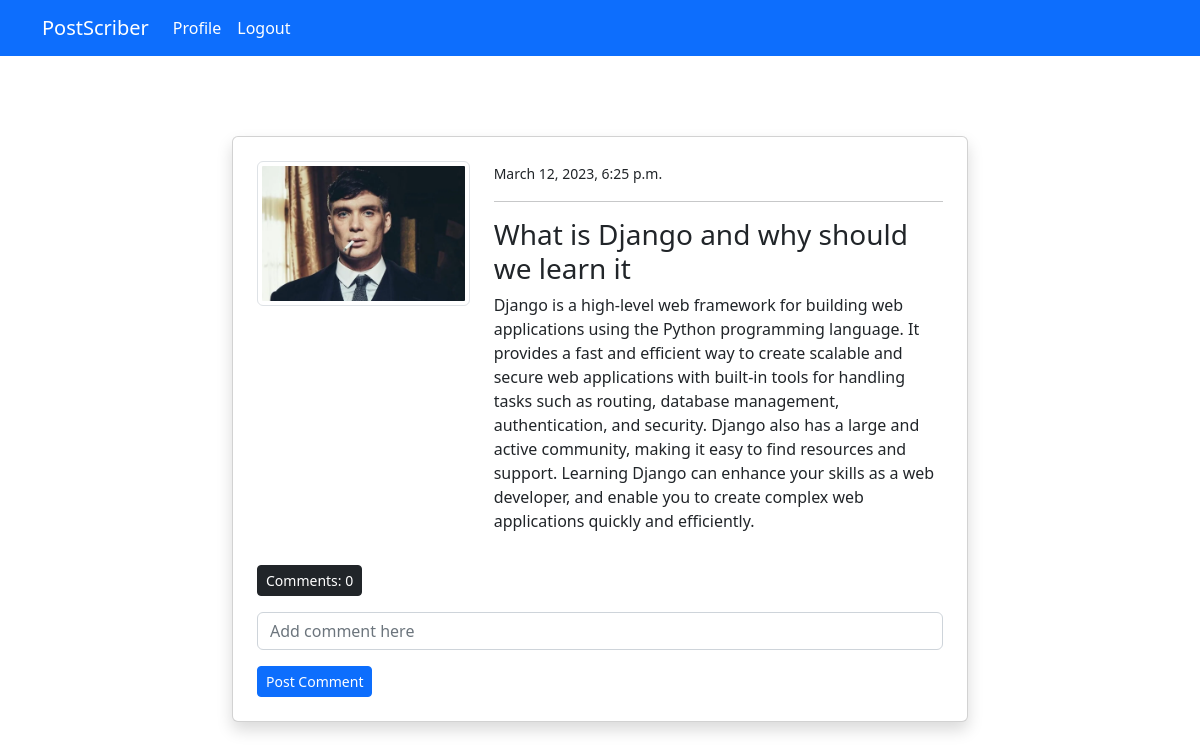
The page /post_detail/15/ (signed in) on the database as committed earlier.
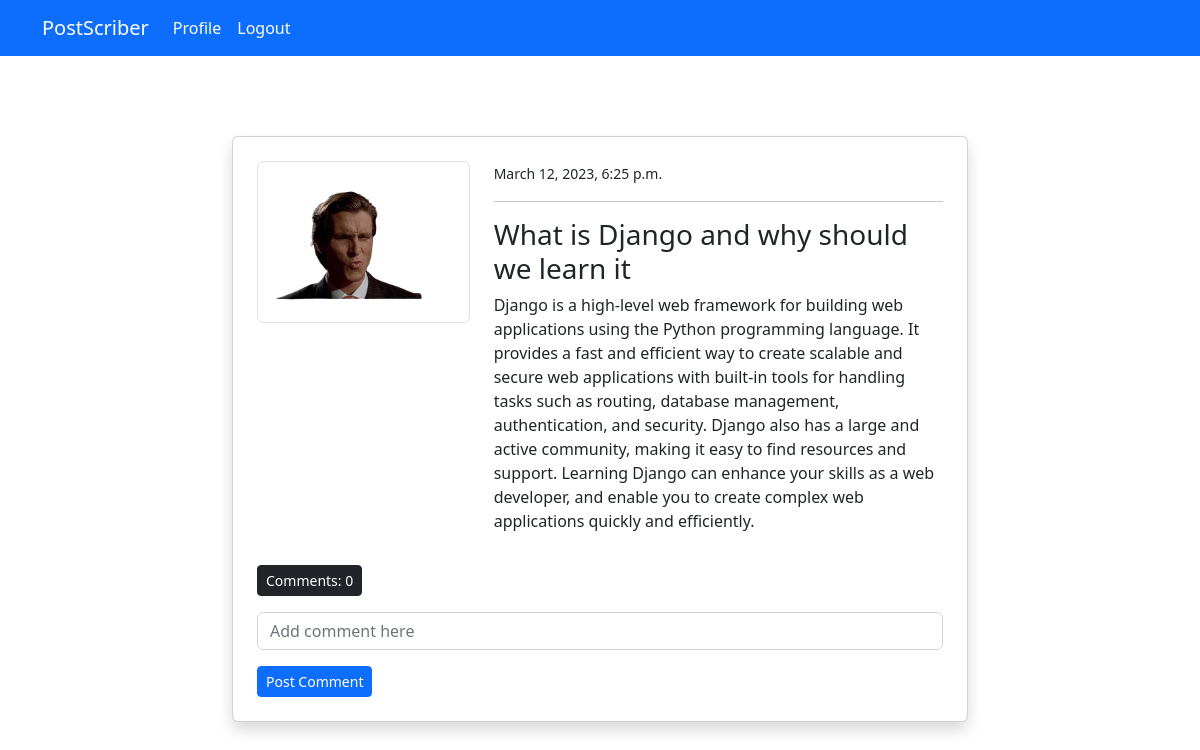
The same page on the database as committed later.
### blog/models.py (models this page shows, shortened)
class PostModel(models.Model):
    title = models.CharField(max_length=100)
    content = models.TextField()
    author = models.ForeignKey(User, on_delete=models.CASCADE)
    date_created = models.DateTimeField(auto_now_add=True)
    class Meta:
        ordering = ('-date_created',)
    def comment_count(self):
        return self.comment_set.all().count()
    def comments(self):
        return self.comment_set.all()

### users/models.py (models this page shows, shortened)
class ProfileModel(models.Model):
    user = models.OneToOneField(User, on_delete=models.CASCADE)
    image = models.ImageField(default = 'default.png', upload_to = 'profile', validators = [FileExtensionValidator(['png','jpg'])])

### blog/views.py (the view)
# urls.py: path("post_detail/<int:pk>/", views.post_detail, name ='blog-post-detail'),
@login_required
def post_detail(request, pk):
    post = PostModel.objects.get(id = pk)
    if request.method == "POST":
        c_form = CommentForm(request.POST)
        if c_form.is_valid():
            instance = c_form.save(commit=False)
            instance.user = request.user
            instance.post = post
            instance.save()
            return redirect("blog-post-detail" ,pk=post.id)
    else:
        c_form = CommentForm()
    context = {
        'post': post,
        'c_form': c_form,
    }
    return render(request, 'blog/post_detail.html', context)

### blog/forms.py
class CommentForm(forms.ModelForm):
    content = forms.CharField(label='',widget=forms.TextInput(attrs={'placeholder':'Add comment here'}))
    class Meta:
        model = Comment
        fields = ('content',)

### templates/blog/post_detail.html (shortened to what this page needs)
{% extends 'partials/base.html' %} {% load crispy_forms_tags %}  {% block content %}
<div class="container">
  <div class="row mt-5 pt-5">
    <div class="col-md-8 offset-md-2">
      <div class="card my-3 shadow">
        <div class="car-body p-4">
          <div class="row">
            <div class="col-md-4">
              <img
                class="img-thumbnail"
                src="{{post.author.profilemodel.image.url}}"
                alt="profile-img"
              />
            </div>
            <div class="col-md-8">
              <small>{{post.date_created}}</small>
              <hr />
              <h3>{{post.title}}</h3>
              <p>{{post.content}}</p>
            </div>
          </div>
          <p class="mt-3">
            <a
              class="btn btn-dark btn-sm"
              data-bs-toggle="collapse"
              href="#collapseExample"
              role="button"
              aria-expanded="false"
              aria-controls="collapseExample"
            >
              Comments: {{post.comment_count}}
            </a>
          </p>
          <form method="POST">
             {{c_form | crispy}}
            <input class="btn btn-sm btn-primary" type="submit" value="Post Comment"></input>
          </form>
        </div>
      </div>
    </div>
  </div>
</div>
{% endblock content %}

Rows that differ between the two databases and show on the page:
changed through a linked row, PostModel "What is Django and why should we learn it": author.profilemodel.image: a different picture
